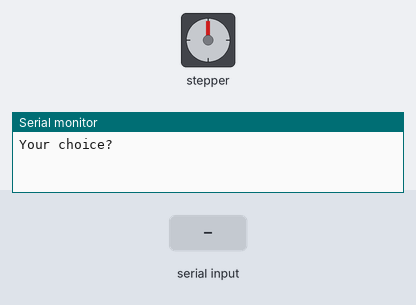
Bench run of a sketch on a simulated Arduino Uno, built with avr-gcc and run on an emulated ATmega328P. Parts: stepper motor, the last lines printed to the serial monitor. The test bench sets the inputs (shaded band). Stepper angles assume 200 steps per turn.

Above: at 1.2 s.
1.3 s: byte 30 received over Serial
At 1.45 s:
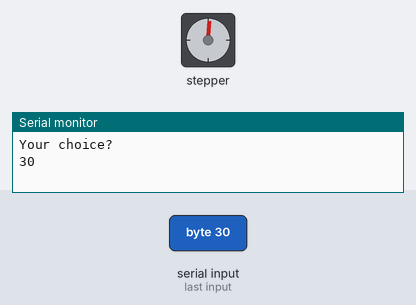
At 5.5 s:
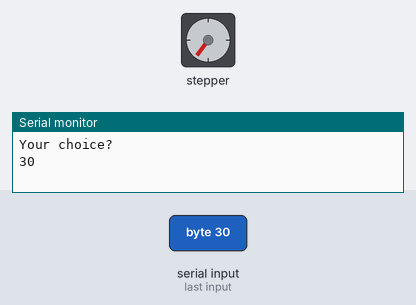
Timing chart, 0 to 14.2 s (numbered marks = the images above; inputs shaded):
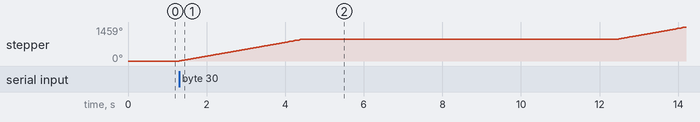

Measured:
- after the input at 1.3 s, stepper: turns 936° clockwise in 3.1 s, then 523° clockwise in 1.7 s

The sketch:

Step_motor.ino
```cpp
#include <Stepper.h>
//steps:代表馬達轉完一圈需要多少步數。如果馬達上有標示每步的度數，
//將360除以這個角度，就可以得到所需要的步數(例如：360/3.6=100)。(int)

Stepper stepper(200, 11, 10, 9, 8);
int number;

void setup()
{
  stepper.setSpeed(50);     // 將馬達的速度設定成140RPM 最大  150~160
  Serial.begin(9600);
  Serial.println("Your choice? "); //Prompt User for Input
}

void loop()
{
  if(Serial.available() > 0){
    number = Serial.read();
    Serial.println(number);
    stepper.step(520);
    delay(8000);
    stepper.step(1040);
    delay(8000);
    stepper.step(520);
    Serial.println("Your choice? "); //Prompt User for Input
  }
}
```
